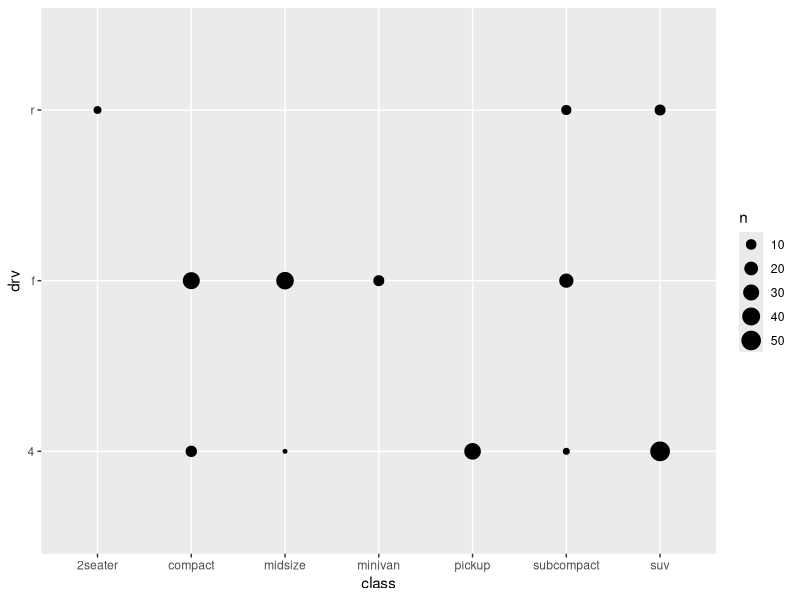

The R script that drew this image:
library(tidyverse)

tail(mpg)
head(mpg)
nrow(mpg)
ncol(mpg)

count(mpg, class, drv)
count(mpg, drv, class)

nrow(mtcars)
ncol(mtcars)
glimpse(mtcars)

# initialize the plot
plt <- ggplot(data = mpg)

# define the x-y mapping aesthetics
# viz_lyr <- aes(x = displ, y = hwy)
# viz_lyr <- aes(x = hwy, y = cyl)
viz_lyr <- aes(x = class, y = drv)

# do the plotting
# plt + geom_point(mapping = viz_lyr)
plt + geom_count(mapping = viz_lyr)
